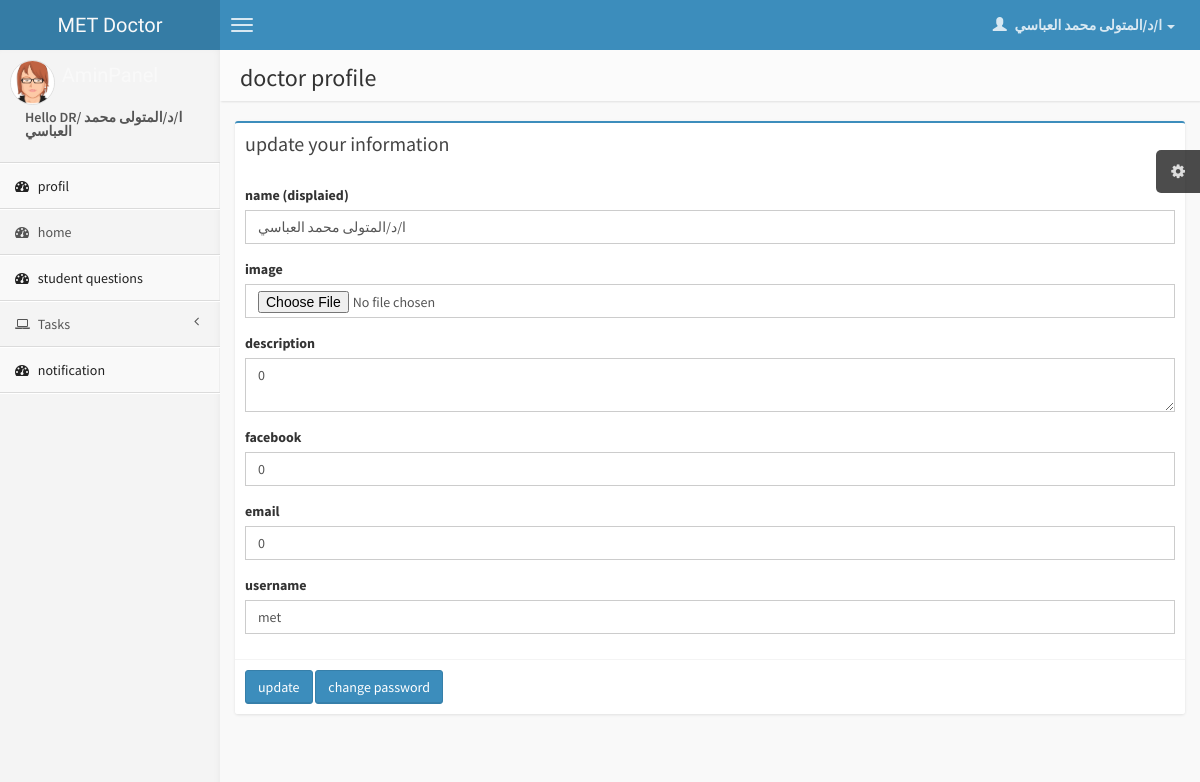
Page /doctor/profil.php (signed in) on the committed database.
### tables this page shows
CREATE TABLE IF NOT EXISTS `staff` (
  `id` int(11) NOT NULL AUTO_INCREMENT,
  `name` varchar(500) NOT NULL,
  `image` text NOT NULL,
  `title` varchar(500) NOT NULL,
  `description` text NOT NULL,
  `facebook` text NOT NULL,
  `email` text NOT NULL,
  `username` varchar(40) NOT NULL,
  `password` varchar(40) NOT NULL,
  `type` int(11) NOT NULL,
  PRIMARY KEY (`id`)
);

### doctor/profil.php (the view, shortened to what this page needs)
<?php
require 'header.php';
require '../admin/connection.php';?>
<aside class="right-side">
    <section class="content-header">
        <h1>
            doctor profile
        </h1>
    </section>
    <section class="content">
     <div class="row">
      <div class="col-md-12">
       <div class="box box-primary">
        <div class="box-header">
            <h3 class="box-title">update your information</h3>
        </div>
        <?php
        $query=$conn->prepare("SELECT * FROM staff WHERE id = ?");
        $query->bindValue(1,$_SESSION['system_user_id'],PDO::PARAM_INT);
        $query->execute();
        $result=$query->fetch(PDO::FETCH_OBJ);
        ?>
        <form role="form" action="update_info.php?img=$result->image" method="post" enctype="multipart/form-data" >
            <div class="box-body">
                <div class="form-group">
                    <label for="exampleInputEmail1">name (displaied)</label>
                    <input type="text" name="name" value='<?php echo "$result->name"; ?>' class="form-control" id="exampleInputEmail1" placeholder="Enter department name">
                </div>
                <div class="form-group">
                    <label for="exampleInputEmail1">image</label>
                    <input type="file" name="file"  class="form-control" id="exampleInputEmail1">
                </div>
                <div class="form-group">
                    <label for="exampleInputEmail1">description</label>
                    <textarea type="text" name="description"  class="form-control" id="exampleInputEmail1"><?php echo "$result->description"; ?></textarea>
                </div>
                <div class="form-group">
                    <label for="exampleInputEmail1">facebook</label>
                    <input type="text" name="facebook" value='<?php echo "$result->facebook"; ?>' class="form-control" id="exampleInputEmail1">
                </div>
                <div class="form-group">
                    <label for="exampleInputEmail1">email</label>
                    <input type="text" name="email" value='<?php echo "$result->email"; ?>' class="form-control" id="exampleInputEmail1">
                </div>
                <div class="form-group">
                    <label for="exampleInputEmail1">username</label>
                    <input type="text" name="username" value='<?php echo "$result->username"; ?>' class="form-control" id="exampleInputEmail1">
                </div>
            </div>
            <div class="box-footer">
                <button type="submit" name="submit" class="btn btn-primary">update</button>
                <a href="edit_pass.php" class="btn btn-primary">change password</a>
            </div>
        </form>
    </div>
</div>
</div>
</section>
</aside>
</div>
</body>
</html>

### rows in the picture
staff: name "ا/د/المتولى محمد العباسي", description "0", facebook "0", email "0", username "met"

### other values in the picture
$_SESSION['system_user_name'] "ا/د/المتولى محمد العباسي"
